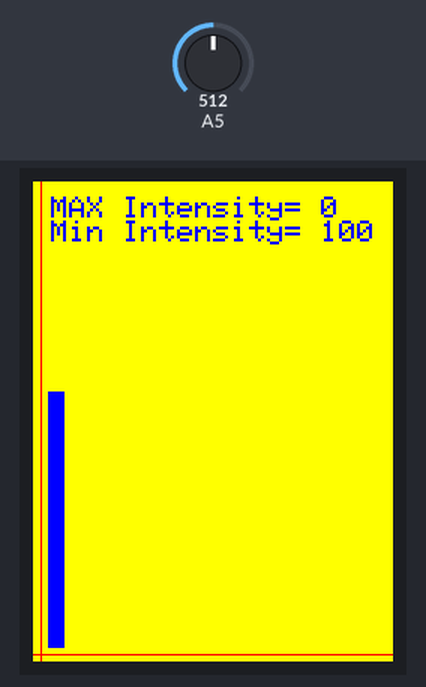
Bench run of a sketch on a simulated Arduino Uno, built with avr-gcc and run on an emulated ATmega328P. Shown: 240×320 colour display. The test bench sets the inputs (shaded band); at power-on: A5 = 512. What the sketch prints to the serial monitor is not drawn.

Above: at 1.3 s.
1.4 s: A5 set to 716
At 1.53 s:
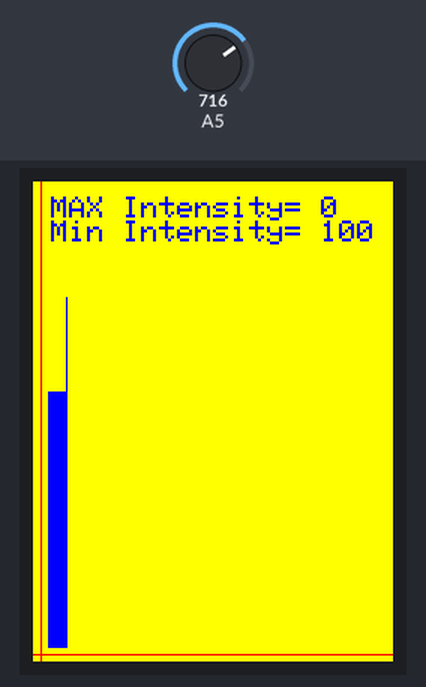
3.1 s: A5 set to 900
At 3.24 s:
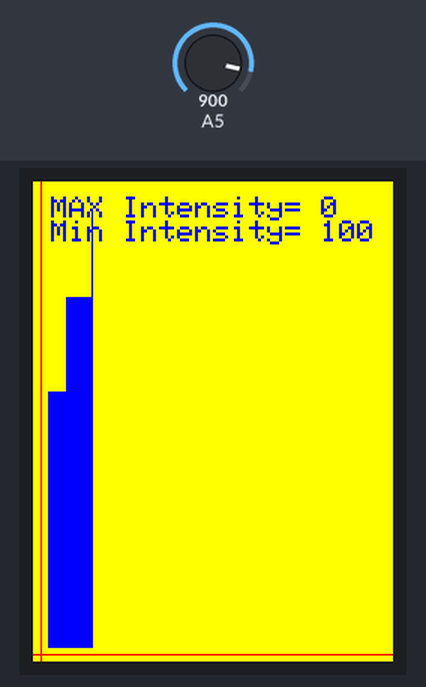
4.6 s: A5 set to 1023
At 4.75 s:
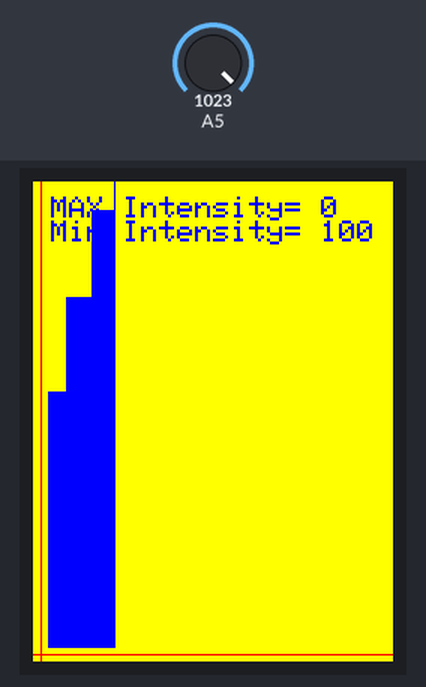

The sketch:

display_graph.ino
```cpp
// IMPORTANT: Adafruit_TFTLCD LIBRARY MUST BE SPECIFICALLY
// CONFIGURED FOR EITHER THE TFT SHIELD OR THE BREAKOUT BOARD.
// SEE RELEVANT COMMENTS IN Adafruit_TFTLCD.h FOR SETUP.

#include <Adafruit_GFX.h>    // Core graphics library
#include <Adafruit_TFTLCD.h> // Hardware-specific library
int maxVal=0;
int minVal=100;
// The control pins for the LCD can be assigned to any digital or
// analog pins...but we'll use the analog pins as this allows us to
// double up the pins with the touch screen (see the TFT paint example).
#define LCD_CS A3 // Chip Select goes to Analog 3
#define LCD_CD A2 // Command/Data goes to Analog 2
#define LCD_WR A1 // LCD Write goes to Analog 1
#define LCD_RD A0 // LCD Read goes to Analog 0

#define LCD_RESET A4 // Can alternately just connect to Arduino's reset pin

// When using the BREAKOUT BOARD only, use these 8 data lines to the LCD:
// For the Arduino Uno, Duemilanove, Diecimila, etc.:
//   D0 connects to digital pin 8  (Notice these are
//   D1 connects to digital pin 9   NOT in order!)
//   D2 connects to digital pin 2
//   D3 connects to digital pin 3
//   D4 connects to digital pin 4
//   D5 connects to digital pin 5
//   D6 connects to digital pin 6
//   D7 connects to digital pin 7
// For the Arduino Mega, use digital pins 22 through 29
// (on the 2-row header at the end of the board).

// Assign human-readable names to some common 16-bit color values:
#define  BLACK   0x0000
#define BLUE    0x001F
#define RED     0xF800
#define GREEN   0x07E0
#define CYAN    0x07FF
#define MAGENTA 0xF81F
#define YELLOW  0xFFE0
#define WHITE   0xFFFF
 int sensorValue,brightness;
Adafruit_TFTLCD tft(LCD_CS, LCD_CD, LCD_WR, LCD_RD, LCD_RESET);
// If using the shield, all control and data lines are fixed, and
// a simpler declaration can optionally be used:
// Adafruit_TFTLCD tft;
void setup(void)
{
  Serial.begin(9600);
  Serial.println(F("TFT LCD test"));

#ifdef USE_ADAFRUIT_SHIELD_PINOUT
  Serial.println(F("Using Adafruit 2.8\" TFT Arduino Shield Pinout"));
#else
  Serial.println(F("Using Adafruit 2.8\" TFT Breakout Board Pinout"));
#endif

  Serial.print("TFT size is "); Serial.print(tft.width()); Serial.print("x"); Serial.println(tft.height());

  tft.reset();

  uint16_t identifier = tft.readID();

  if(identifier == 0x9325) {
    Serial.println(F("Found ILI9325 LCD driver"));
  } else if(identifier == 0x9328) {
    Serial.println(F("Found ILI9328 LCD driver"));
  } else if(identifier == 0x7575) {
    Serial.println(F("Found HX8347G LCD driver"));
  } else if(identifier == 0x9341) {
    Serial.println(F("Found ILI9341 LCD driver"));
  } else if(identifier == 0x8357) {
    Serial.println(F("Found HX8357D LCD driver"));
  } else {
    Serial.print(F("Unknown LCD driver chip: "));
    Serial.println(identifier, HEX);
    Serial.println(F("If using the Adafruit 2.8\" TFT Arduino shield, the line:"));
    Serial.println(F("  #define USE_ADAFRUIT_SHIELD_PINOUT"));
    Serial.println(F("should appear in the library header (Adafruit_TFT.h)."));
    Serial.println(F("If using the breakout board, it should NOT be #defined!"));
    Serial.println(F("Also if using the breakout, double-check that all wiring"));
    Serial.println(F("matches the tutorial."));
    return;
  }

  tft.begin(identifier);
}


void loop(void)
{
   sensorValue = analogRead(A5);
  brightness = map(sensorValue, 0, 1023, 0, 320);
  tft.fillScreen(YELLOW);
    tft.setRotation(0);

    tft.setCursor(0, 10);
  tft.setTextColor(BLUE);  tft.setTextSize(2);
  tft.print(" MAX Intensity= ");
  tft.println(maxVal);
  tft.print(" Min Intensity= ");
  tft.println(minVal);

    //delay(200);

minVal=maxVal;
maxVal=0;

  unsigned long start, t;
  int x1, y1, x2, y2, w = tft.width(), h = tft.height();
 int brightnessValues[w];  // Array to store brightness values


  x1 = 0;
  y1 = 310;
  y2    =  0;

  const int numberOfMarks = 8;
  const int originX = 0;
  const int originY = 320;
  const int sizeX = tft.width();
  const int sizeY = tft.height();
  const int deviation = 30;
 // tft.drawLine(0, 315, w, 315, RED);// drawing x-axis
  //tft.drawLine(0, 316, w, 316, RED);// drawing x-axis
  //tft.drawLine(5, 0, 5, 320, RED);// drawing y-axis
   //tft.drawLine(6, 0, 6, 320, RED);// drawing y-axis
 tft.drawLine(originX, originY-5, sizeX, originY-5, RED);// XAXIS
  tft.drawLine(originX+5, originY, originX+5, (originY- sizeY), RED);


  for(x2=10; x2<w; x2+=1)
  {
    sensorValue = analogRead(A5);
  brightness = map(sensorValue, 0, 1023, 0, 320);
 // brightnessValues[x2]=brightness;
  if (brightness > maxVal) {
         maxVal = brightness;
      }
      if (brightness < minVal)
      {
         minVal = brightness;
      }
  tft.drawLine(x2, y1, x2, 300-brightness, BLUE);
  delay(100);
  }

  }
```
